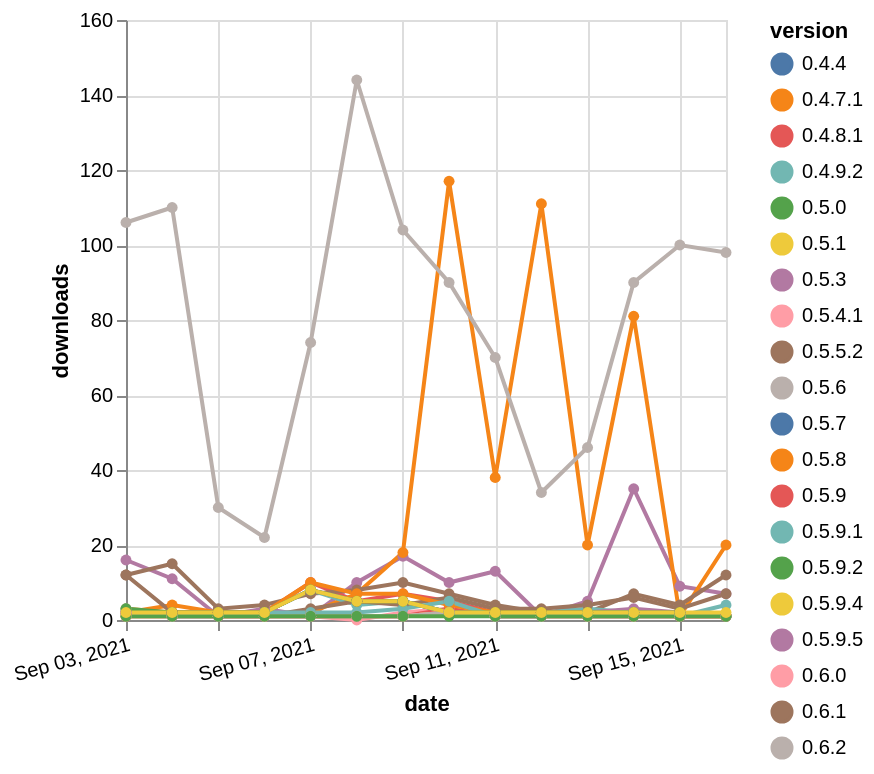

Express this chart as Vega-Lite.
### Vega-Lite specification from a JSON file in a GitHub repository (floating-point values rounded to 4 significant figures; data arrays with more than 128 entries replaced by an {"elided": "..."} marker saying what was removed)
{"$schema": "https://vega.github.io/schema/vega-lite/v5.json", "description": "A simple bar chart with embedded data.", "data": {"values": {"elided": "280 records"}}, "width": "container", "mark": {"type": "line", "point": {"filled": true}}, "encoding": {"x": {"field": "date", "type": "temporal", "timeUnit": "yearmonthdate", "title": "date", "axis": {"labelAngle": -15}}, "y": {"field": "delta", "type": "quantitative", "title": "downloads"}, "color": {"field": "version", "type": "nominal"}, "tooltip": {"field": "delta"}}}
